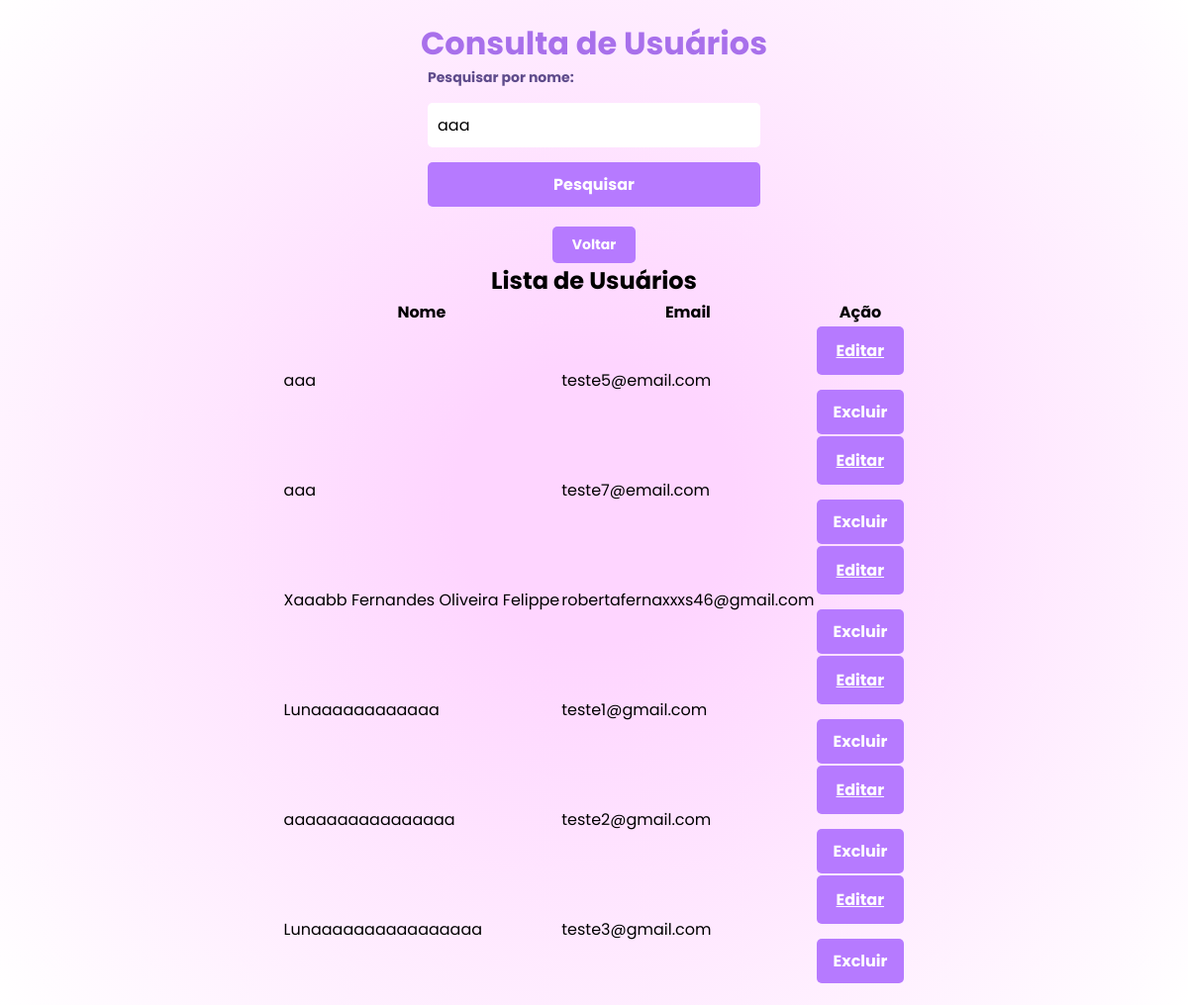
Screenshot of /consulta_usuarios.php?pesquisa=aaa (signed in) with the database file from the repository.
### tables this page shows
CREATE TABLE `usuarios` (
  `id` int(11) NOT NULL,
  `nome` varchar(100) NOT NULL,
  `email` varchar(100) NOT NULL,
  `senha` varchar(255) NOT NULL,
  `pergunta1` varchar(255) DEFAULT NULL,
  `resposta1` varchar(255) DEFAULT NULL,
  `resposta2` varchar(255) DEFAULT NULL,
  `pergunta2` varchar(255) DEFAULT NULL,
  `pergunta3` varchar(255) DEFAULT NULL,
  `resposta3` varchar(255) DEFAULT NULL,
  `data_nascimento` date NOT NULL,
  `sexo` varchar(255) DEFAULT NULL,
  `nome_materno` varchar(255) DEFAULT NULL,
  `cpf` int(11) DEFAULT NULL,
  `telefone_celular` int(11) DEFAULT NULL,
  `telefone_fixo` int(11) DEFAULT NULL,
  `cep` int(11) DEFAULT NULL,
  `endereco_completo` varchar(255) DEFAULT NULL,
  `login` varchar(100) DEFAULT NULL,
  `tipo_usuario` enum('master','comum') DEFAULT 'comum'
);

### consulta_usuarios.php (the view, shortened to what this page needs)
<?php
require 'db.php';
$pesquisa = isset($_GET['pesquisa']) ? $_GET['pesquisa'] : '';
$sql = "SELECT id, nome, email FROM usuarios WHERE tipo_usuario = 'comum' AND nome LIKE :pesquisa";
$stmt = $pdo->prepare($sql);
$stmt->execute(['pesquisa' => '%' . $pesquisa . '%']);
$usuarios = $stmt->fetchAll(PDO::FETCH_ASSOC);
?>
<!DOCTYPE html>
<html lang="pt-br">
<head>
    <link rel="stylesheet" href="consulta_usuarios.css">
</head>
<body>
    <h1>Consulta de Usuários</h1>
    <form method="GET">
        <label for="pesquisa">Pesquisar por nome:</label>
        <input type="text" id="pesquisa" name="pesquisa" value="<?= htmlspecialchars($pesquisa) ?>">
        <button type="submit">Pesquisar</button>
    </form>
    <div class="button-container">
    <a href="index.php" class="btn-back">Voltar</a>
    </div>
    <h2>Lista de Usuários</h2>
    <?php if ($usuarios): ?>
        <table>
            <thead>
                <tr>
                    <th>Nome</th>
                    <th>Email</th>
                    <th>Ação</th>
                </tr>
            </thead>
            <tbody>
                <?php foreach ($usuarios as $usuario): ?>
                    <tr>
                        <td><?= htmlspecialchars($usuario['nome']) ?></td>
                        <td><?= htmlspecialchars($usuario['email']) ?></td>
                        <td>
                            <form method="POST" action="excluir_usuario.php" onsubmit="return confirm('Tem certeza que deseja excluir este usuário?');">
                                <a href="editar_usuario.php?id=<?= $usuario['id']; ?>" >Editar</a>
                                <button type="submit">Excluir</button>
                            </form>
                        </td>
                    </tr>
                <?php endforeach; ?>
            </tbody>
        </table>
    <?php else: ?>
        <p>Nenhum usuário encontrado.</p>
    <?php endif; ?>
</body>
</html>

### consulta_usuarios.css (style rules this page uses)
* { font-family: 'Poppins', sans-serif; margin: 0; padding: 0; box-sizing: border-box; }
body { background: rgb(254,213,255); background: radial-gradient(circle, rgba(254,213,255,1) 18%, rgba(255,255,255,1) 100%); color: black; display: flex; flex-direction: column; justify-content: flex-start; align-items: center; min-height: 100vh; padding: 20px; }
h1 { text-align: center; color: #a870eb; font-weight: bold; }
form { display: flex; flex-direction: column; gap: 15px; }
label { font-size: 14px; font-weight: bold; color: #5e4b8b; }
input[type="text"], input[type="email"] { padding: 10px; border: none; border-radius: 5px; font-size: 16px; transition: border 0.3s; }
button { padding: 10px 17px; border: none; border-radius: 5px; background: rgba(182, 122, 255, 1); color: white; font-size: 16px; font-weight: bold; cursor: pointer; transition: transform 0.3s, background-color 0.3s; }
a { padding: 12px 20px; border: none; border-radius: 5px; background: rgba(182, 122, 255, 1); color: white; font-size: 16px; font-weight: bold; cursor: pointer; transition: transform 0.3s, background-color 0.3s; }
a.btn-back { display: inline-block; margin-top: 20px; padding: 8px 20px; border: none; border-radius: 5px; background: rgba(182, 122, 255, 1); color: white; text-decoration: none; font-size: 14px; text-align: center; transition: transform 0.3s, background-color 0.3s; }

### rows the page displays
usuarios: nome "aaa", email "teste5@email.com"
usuarios: nome "aaa", email "teste7@email.com"
usuarios: nome "Xaaabb Fernandes Oliveira Felippe", email "robertafernaxxxs46@gmail.com"
usuarios: nome "Lunaaaaaaaaaaaa", email "teste1@gmail.com"
usuarios: nome "aaaaaaaaaaaaaaaa", email "teste2@gmail.com"
usuarios: nome "Lunaaaaaaaaaaaaaaaa", email "teste3@gmail.com"
